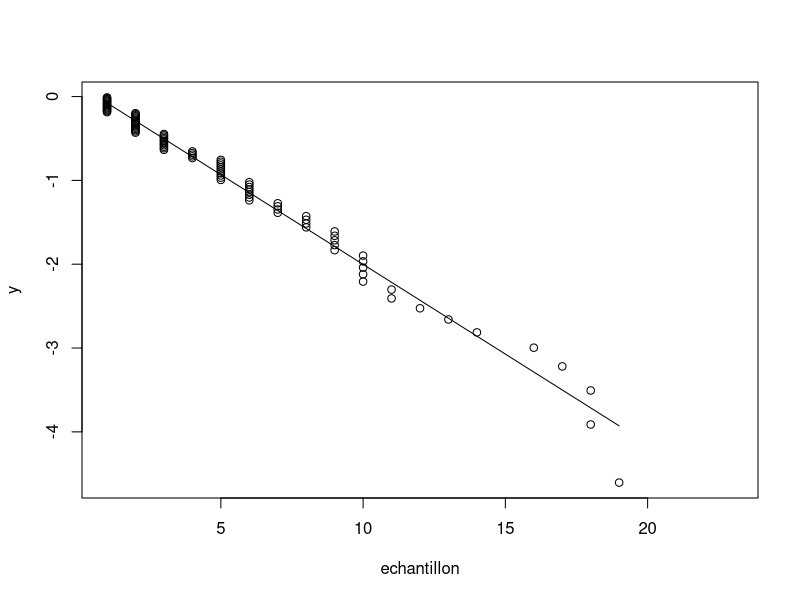
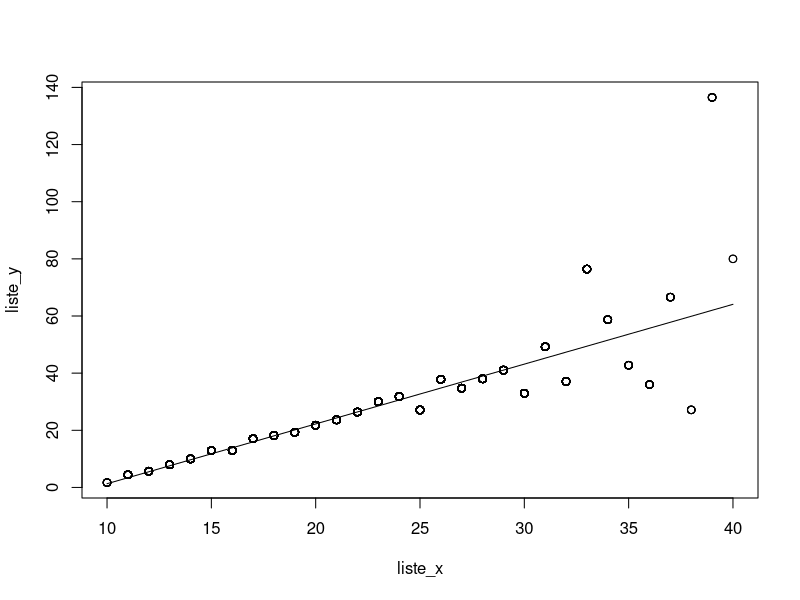

Generate these figures, in order, with R:
n = 100
r = 1
p = 0.1789
echantillon = sort(rnbinom(n,r,p))
for (i in 1:n) {
    echantillon[i] = echantillon[i] + r
}

#Estimons p (1.1)
print("Estimation de p selon la méthode des moments, et de maximum de vraisemblance")
print(r / mean(echantillon))



#Estimons p (1.4)
print("Estimation de p graphique")
h<-function(x)
{
  return (log(1 - x))
}

y = echantillon
for (i in 1:n)
{
  y[i] = h(i / n)
}
plot(echantillon, y)
x = head(echantillon, -1)
y = head(y, -1)
reg<-lm(y~x)
lines(x, fitted.values(reg))
print(reg)
print(1 - exp(reg$coefficients[2]))

# Second cas

n = 10000
r = 10
p = 0.5
echantillon = sort(rnbinom(n,r,p))
for (i in 1:n) {
    echantillon[i] = echantillon[i] + r
}
liste_x = c()
liste_y = c()

for (i in 1:length(echantillon)-1) {
    # if(length(liste_x[liste_x==echantillon[i]]) != 0) {
    #     next
    # }
    if (length(echantillon[echantillon==echantillon[i]+1])) {
        liste_x = c(liste_x, echantillon[i])
        liste_y = c(liste_y, c(echantillon[i] * length(echantillon[echantillon==echantillon[i]])  / length(echantillon[echantillon==echantillon[i]+1])))
    }
}
plot(liste_x, liste_y)
n_reg<-lm(liste_y~liste_x)
print(n_reg)
lines(liste_x, fitted.values(n_reg))
print("pg2")
print(1 - 1/ n_reg$coefficients[2])
print("pg3")
print(1 + (r-1) / n_reg$coefficients[1])
